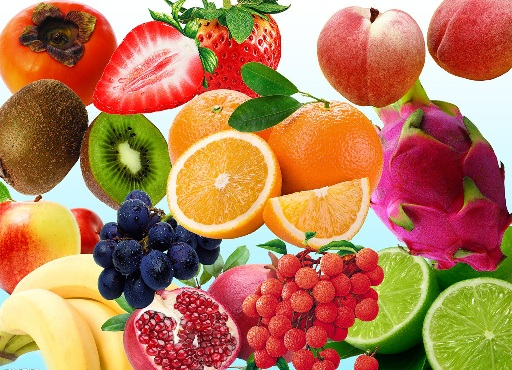
//> input picture images/p005.jpg, 512 x 370 px
$ ./main   (built with g++ and OpenCV 4)
//> lines starting //> are read from the running program, lines starting //| are printed output that depends on the picture
#include <iomanip>
#include <iostream>
#include <opencv2/opencv.hpp>
#include <opencv2/imgproc.hpp>
using namespace cv;
using namespace std;


//主函数
int main() {

    int delay = 500; //1s

    //读取原图
    Mat image = imread("e:/p005.jpg");
//> image is the input picture: 370 rows x 512 cols, CV_8UC3; mean B, G, R 86.7, 124.5, 180.4
    imshow("fruit", image);
    waitKey(delay);

    //转为灰度图像
    Mat grayImg;
    cvtColor(image, grayImg, COLOR_BGR2GRAY);
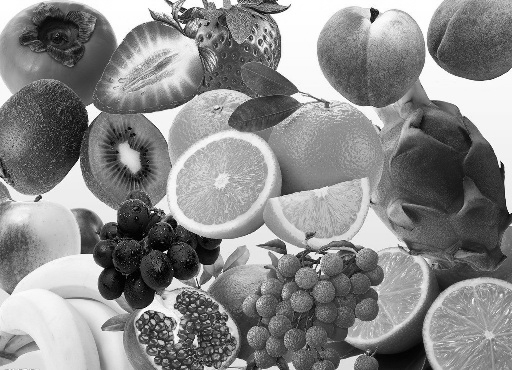
//> grayImg: 370 rows x 512 cols, CV_8UC1; min 0, max 255, mean 136.9
    imshow("gray", grayImg);
    waitKey(delay);

    //降噪
    Mat blurImg;
    int size = 6;
    blur(grayImg, blurImg, Size(size, size));
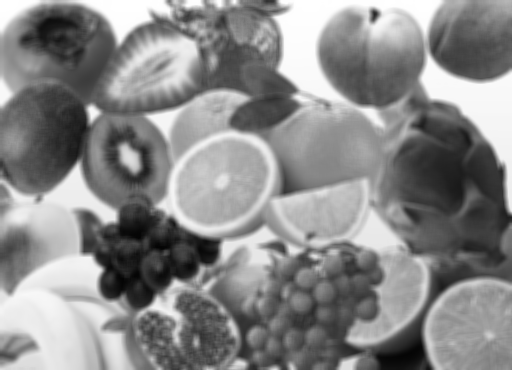
//> blurImg: 370 rows x 512 cols, CV_8UC1; min 4, max 255, mean 137
    imshow("blur", blurImg);
    waitKey(delay);

    //Canny运算
    Mat edgeImg;
    Canny(blurImg, edgeImg, 3, 9, 3);
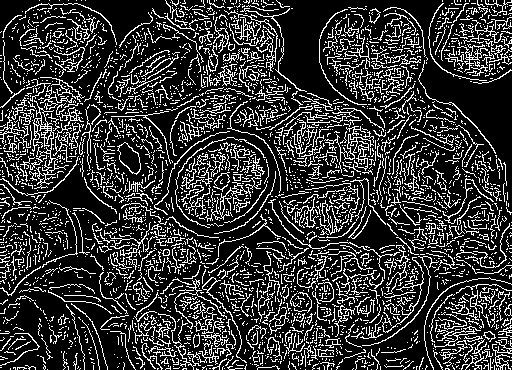
//> edgeImg: 370 rows x 512 cols, CV_8UC1; 21% white in thin lines or dots
    imshow("edge", edgeImg);

    waitKey();
    return 0;
}

$ run again, with images/p002.jpg copied over images/p005.jpg
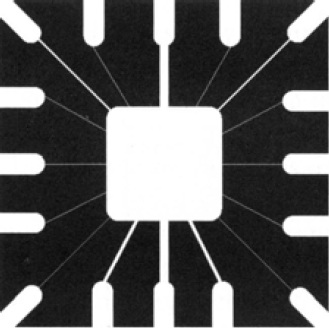
//> input picture images/p002.jpg, 329 x 328 px
//> image is the input picture: 328 rows x 329 cols, CV_8UC3; min 7, max 255, mean 91.5
//> `blur(grayImg, blurImg, Size(size, size));`:
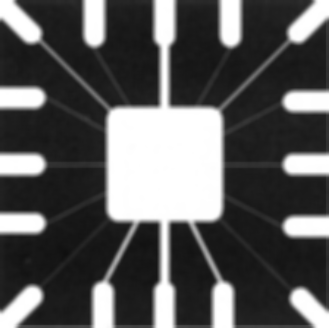
//> blurImg: 328 rows x 329 cols, CV_8UC1; min 15, max 255, mean 91.3
//> `Canny(blurImg, edgeImg, 3, 9, 3);`:
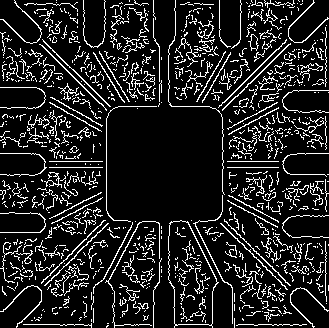
//> edgeImg: 328 rows x 329 cols, CV_8UC1; 13.5% white in thin lines or dots

$ run again, with images/p003.jpg copied over images/p005.jpg
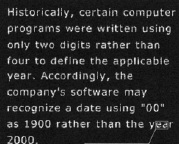
//> input picture images/p003.jpg, 179 x 144 px
//> image is the input picture: 144 rows x 179 cols, CV_8UC3; min 6, max 255, mean 41.4
//> `blur(grayImg, blurImg, Size(size, size));`:
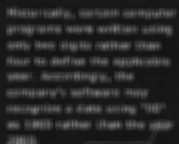
//> blurImg: 144 rows x 179 cols, CV_8UC1; min 19, max 120, mean 41.2
//> `Canny(blurImg, edgeImg, 3, 9, 3);`:
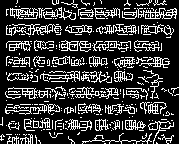
//> edgeImg: 144 rows x 179 cols, CV_8UC1; 22% white in thin lines or dots
